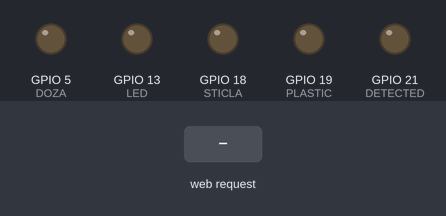
Recording of a sketch running on a simulated ESP32. Shown: output pins drawn as LEDs (lit = HIGH). The test bench sets the inputs (shaded band). WiFi joins after 1.5 s; servers stay silent unless stated; what the sketch prints to the serial monitor is not drawn.

Above: at 2.7 s.
2.8 s: HTTP request GET /test received
At 3.8 s:
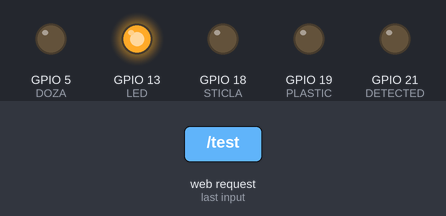
4.3 s: HTTP request GET /recognized received
Timing chart, 0 to 7.3 s (numbered marks = the images above; inputs shaded):
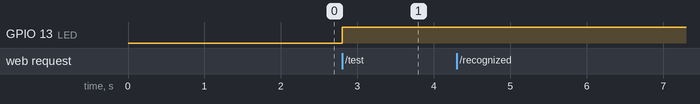

The sketch:

WebServerAPI.ino
```cpp
/*
  To upload through terminal you can use: curl -F "image=@firmware.bin" esp32-webupdate.local/update
*/

#include <WiFi.h>
#include <WiFiClient.h>
#include <WebServer.h>
#include <ESPmDNS.h>
#include <HTTPUpdateServer.h>

#define LED 13

//defining the directions
#define DOZA 5
#define STICLA 18
#define PLASTIC 19
#define DETECTED 21

//Define additional pins
// #define PICKUP 22
// #define DETECTED 23

#ifndef STASSID
// #define STASSID "Unplugged 2.4Ghz"
// #define STAPSK  "robobitch188"

#define STASSID "dlink-2B40"
#define STAPSK  "jzmml09848"
#endif

const char* host = "esp32-webupdate";
const char* ssid = STASSID;
const char* password = STAPSK;

WebServer httpServer(80);
HTTPUpdateServer httpUpdater;

void setup(void) {

  pinMode(LED, OUTPUT);
  pinMode(DOZA, OUTPUT);
  pinMode(STICLA, OUTPUT);
  pinMode(PLASTIC, OUTPUT);
  pinMode(DETECTED, OUTPUT);

  // pinMode(DETECTED, OUTPUT);
  // pinMode(PICKUP, OUTPUT);

  Serial.begin(115200);
  Serial.println();
  Serial.println("Booting Sketch...");
  WiFi.mode(WIFI_AP_STA);
  WiFi.begin(ssid, password);

  while (WiFi.waitForConnectResult() != WL_CONNECTED) {
    WiFi.begin(ssid, password);
    Serial.println("WiFi failed, retrying.");
  }

  MDNS.begin(host);
  if (MDNS.begin("esp32")) {
    Serial.println("mDNS responder started");
  }

  httpServer.on("/test", []() {
    //String params = httpServer.arg(0);
    httpServer.send(200, "text/plain", "Hello and welcome to the test");
    digitalWrite(LED, HIGH);
  });

  httpServer.on("/recognized", []() {
    float doza = httpServer.arg(0).toFloat();
    float sticla = httpServer.arg(1).toFloat();
    float plastic = httpServer.arg(2).toFloat();
    float detected = httpServer.arg(3).toFloat();
    //float pickup = httpServer.arg(4).toFloat();

    analogWrite(DOZA, doza);
    analogWrite(STICLA, sticla);
    analogWrite(PLASTIC, plastic);
    analogWrite(DETECTED, detected);

    Serial.println("Recived request");

    httpServer.send(200, "text/plain", "Hello and welcome to the test");


  });

  httpUpdater.setup(&httpServer);
  httpServer.begin();

  MDNS.addService("http", "tcp", 80);
  Serial.print("Connected to WiFi network with IP Address: ");
  Serial.println(WiFi.localIP());
}

void loop(void) {
  httpServer.handleClient();
}
```

Measured:
- after the input at 2.8 s, GPIO 13 (LED): LOW → HIGH at once
- after the input at 4.3 s, every drawn part: stays the same
